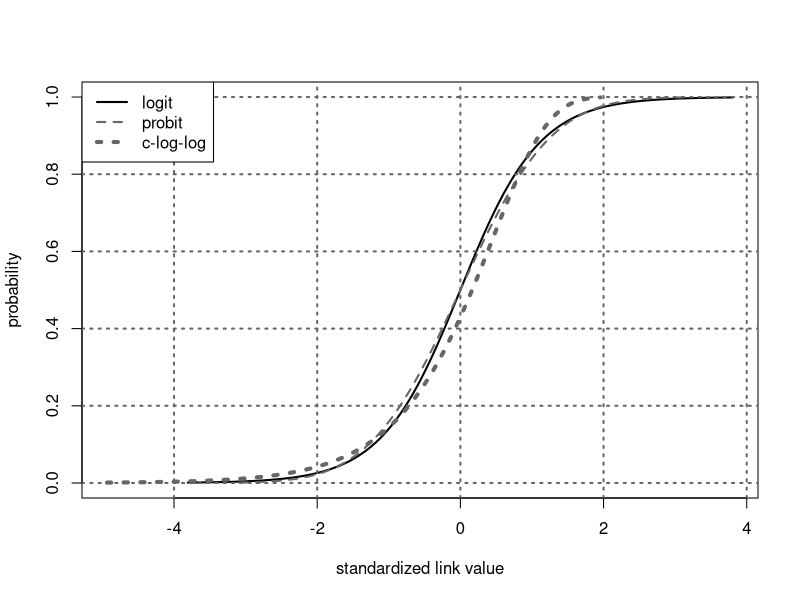

Source code (R):
#**********************************************************************************
# FILE:     C:\Projects\Practical Tools Book\Book Chapters\13 Steps in Weighting\
#                Examples\Fig 13.3 logit.probit.cloglog.R
# PROJECT:  Practical Tools for Designing and Weighting Survey Samples
# DATE:     02/19/2012
# PGMR:     R. Valliant
# PURPOSE:  Plot logit, probit, cloglog curves
#**********************************************************************************


#postscript("C:\\Projects\\Practical Tools Book\\Book Chapters\\13 Steps in Weighting\\Examples\\Fig133.eps")
pdf("C:\\Projects\\Practical Tools Book\\Book Chapters\\13 Steps in Weighting\\Examples\\Fig133.pdf")

phi <- seq(0.001, .999, 0.001)
link.logistic <- log(phi / (1-phi)) / (pi/sqrt(3))
link.probit <- qnorm(phi)
link.cloglog <- (log( -log(1 - phi)) + 0.577) / (pi/sqrt(6))

plot(link.logistic, phi,
     type = "l",
     lty = 1,
     lwd = 2,
#     col ="red",
     col ="black",
     ylab = "probability",
     xlab = "standardized link value",
     xlim  = range(link.logistic, link.probit, link.cloglog)
)

lines(link.probit, phi,
    lty = 2,
    lwd = 2,
#    col = "blue")
    col = "gray40")

lines(link.cloglog, phi,
    lty = 3,
    lwd = 4,
#    col = "green3")
    col = "gray40")
grid(col = "grey40", lwd=2)
#grid(col = "black", lwd = 2)

legend("topleft",
       c("logit", "probit", "c-log-log"),
       lty = c(1,2,3),
#       col = c("red", "blue", "green3"),
       col = c("black", "gray40", "gray40"),
       lwd = c(2,2,4),
       bg = "white")

dev.off()
